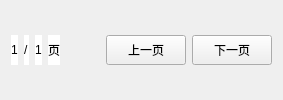
    <widget class="QWidget" name="widget_31" native="true">
     <layout class="QGridLayout" name="gridLayout_34">
      <item row="0" column="0">
       <widget class="QLabel" name="label_pagenow">
        <property name="styleSheet">
         <string notr="true">color: rgb(0,0,0);
font: 75 14pt &quot;微软雅黑&quot;;
background-color: rgb(255,255,255);</string>
        </property>
        <property name="text">
         <string>1</string>
        </property>
       </widget>
      </item>
      <item row="0" column="6">
       <widget class="QPushButton" name="pushButton_3">
        <property name="minimumSize">
         <size>
          <width>75</width>
          <height>30</height>
         </size>
        </property>
        <property name="styleSheet">
         <string notr="true">QPushButton{
border:1px solid rgb(70,90,120);
color: rgb(255, 255, 255);
border-radius:3px;
font: 75 11pt &quot;微软雅黑&quot;;
background-color: rgb(153,217,234);
}
QPushButton:hover{
color: rgb(25, 118, 210);
background-color: rgb(227, 236, 255);
};</string>
        </property>
        <property name="text">
         <string>下一页</string>
        </property>
       </widget>
      </item>
      <item row="0" column="5">
       <widget class="QPushButton" name="pushButton">
        <property name="minimumSize">
         <size>
          <width>75</width>
          <height>30</height>
         </size>
        </property>
        <property name="styleSheet">
         <string notr="true">QPushButton{
border:1px solid rgb(70,90,120);
color: rgb(255, 255, 255);
border-radius:3px;
font: 75 11pt &quot;微软雅黑&quot;;
background-color: rgb(153,217,234);
}
QPushButton:hover{
color: rgb(25, 118, 210);
background-color: rgb(227, 236, 255);
};</string>
        </property>
        <property name="text">
         <string>上一页</string>
        </property>
       </widget>
      </item>
      <item row="0" column="4">
       <spacer name="horizontalSpacer_7">
        <property name="orientation">
         <enum>Qt::Horizontal</enum>
        </property>
        <property name="sizeHint" stdset="0">
         <size>
          <width>40</width>
          <height>20</height>
         </size>
        </property>
       </spacer>
      </item>
      <item row="0" column="2">
       <widget class="QLabel" name="label_pageall">
        <property name="styleSheet">
         <string notr="true">color: rgb(0,0,0);
font: 75 14pt &quot;微软雅黑&quot;;
background-color: rgb(255,255,255);</string>
        </property>
        <property name="text">
         <string>1</string>
        </property>
       </widget>
      </item>
      <item row="0" column="1">
       <widget class="QLabel" name="label_18">
        <property name="styleSheet">
         <string notr="true">color: rgb(0,0,0);
font: 75 14pt &quot;微软雅黑&quot;;
background-color: rgb(255,255,255);</string>
        </property>
        <property name="text">
         <string>/</string>
        </property>
       </widget>
      </item>
      <item row="0" column="3">
       <widget class="QLabel" name="label_27">
        <property name="styleSheet">
         <string notr="true">color: rgb(0,0,0);
font: 75 14pt &quot;微软雅黑&quot;;
background-color: rgb(255,255,255);</string>
        </property>
        <property name="text">
         <string>页</string>
        </property>
       </widget>
      </item>
     </layout>
    </widget>
